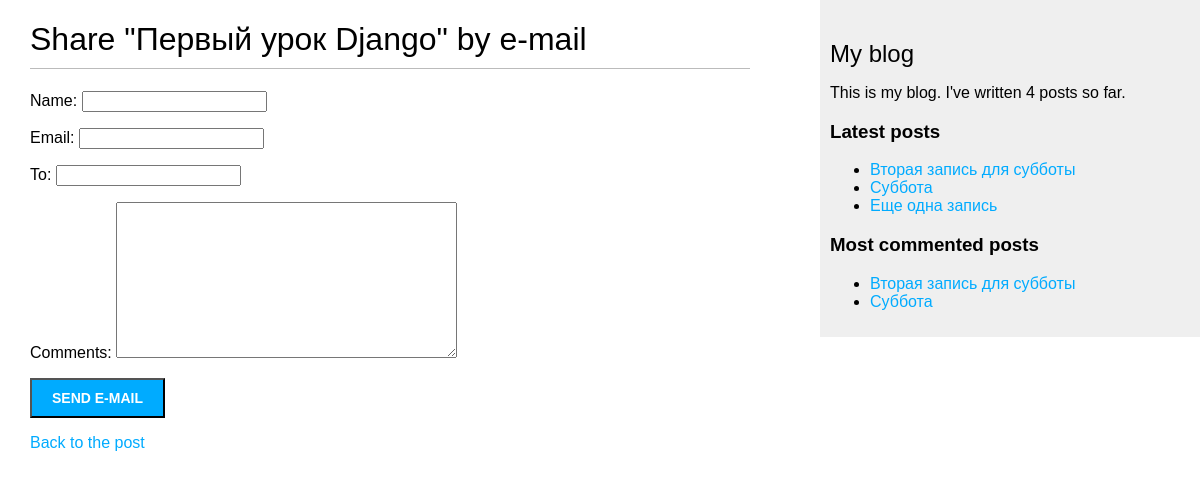
/blog/1/share/, run on an earlier commit of the app's database.
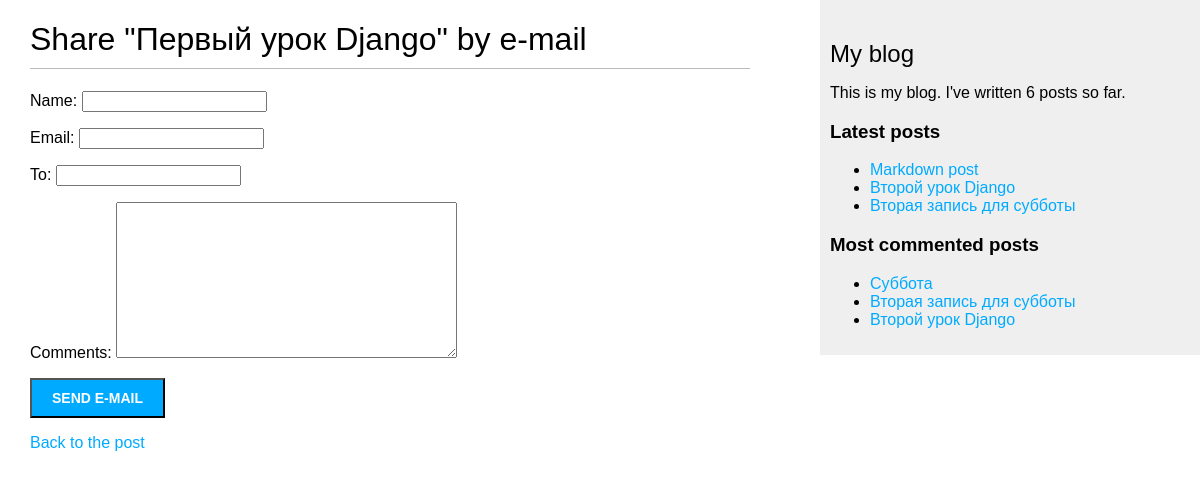
And on a later commit of the database.
### blog/models.py (models this page shows, shortened)
class Post(models.Model):
    class Status(models.TextChoices):
        DRAFT = 'DF', 'Draft'
        PUBLISHED = 'PB', 'Published'
    title = models.CharField(max_length=250)
    slug = models.SlugField(max_length=250, unique_for_date='publish')
    author = models.ForeignKey(User, on_delete=models.CASCADE, related_name='blog_posts')
    body = models.TextField()
    publish = models.DateTimeField(default=timezone.now)
    created = models.DateTimeField(auto_now_add=True)
    updated = models.DateTimeField(auto_now=True)
    status = models.CharField(max_length=2, choices=Status.choices, default=Status.DRAFT)
    objects = models.Manager()
    published = PublishedManager()
    tags = TaggableManager()
    class Meta:
        ordering = ['-publish']
        indexes = [
            models.Index(fields=['-publish']),
        ]
    def get_absolute_url(self):
        return reverse('blog:post_detail', args=[self.publish.year,
                                                 self.publish.month,
                                                 self.publish.day,
                                                 self.slug])

### blog/views.py (the view)
def post_share(request, post_id):
    post = get_object_or_404(Post,
                             id=post_id,
                             status=Post.Status.PUBLISHED)
    sent = False
    if request.method == 'POST':
        form = EmailPostForm(request.POST)
        if form.is_valid():
            cd = form.cleaned_data
            post_url = request.build_absolute_uri(
                post.get_absolute_url())
            subject = f"{cd['name']} recommends you read " \
                      f"{post.title}"
            message = f"Read {post.title} at {post_url}\n\n" \
                      f"{cd['name']}\'s ({cd['email']}) comments: {cd['comments']}"
            send_mail(subject, message, settings.EMAIL_HOST_USER,
                      [cd['to']])
            sent = True
    else:
        form = EmailPostForm()
    return render(request, 'blog/post/share.html', {'post': post,
                                                    'form': form,
                                                    'sent': sent})

### blog/forms.py
class EmailPostForm(forms.Form):
    name = forms.CharField(max_length=25)
    email = forms.EmailField()
    to = forms.EmailField()
    comments = forms.CharField(required=False, widget=forms.Textarea)

### blog/models.py (called while the page is built)
    def get_queryset(self):
        return super().get_queryset().filter(status=Post.Status.PUBLISHED)

### blog/templatetags/blog_tags.py (called while the page is built)
@register.simple_tag
def total_posts():
    return Post.published.count()

@register.inclusion_tag('blog/post/latest_posts.html')
def show_latest_posts(count=5):
    latest_posts = Post.published.order_by('-publish')[:count]
    return {'latest_posts': latest_posts}

@register.simple_tag
def get_most_commented_posts(count=5):
    return Post.published.annotate(
        total_comments=Count('comments')
    ).exclude(total_comments=0).order_by('-total_comments')[:count]

### templates/blog/post/share.html (shortened to what this page needs)
{% extends "blog/base.html" %}
{% block content %}
    {% if sent %}
        <h1>E-mail successfully sent</h1>
        <p>
            "{{ post.title }}" was successfully sent
            to {{ form.cleaned_data.to }}.
        </p>
    {% else %}
        <h1>Share "{{ post.title }}" by e-mail</h1>
        <form method="post">
            {{ form.as_p }}
            <input type="submit" value="Send e-mail">
        </form>
    {% endif %}
    <p><a href="{{ post.get_absolute_url }}">Back to the post</a></p>
{% endblock %}

### templates/blog/base.html (shortened to what this page needs)
{% load blog_tags %}
{% load static %}
<!DOCTYPE html>
<html>
<head>
    <link href="{% static 'css/blog.css' %}" rel="stylesheet">
</head>
<body>
<div id="content">
    {% block content %}
    {% endblock %}
</div>
<div id="sidebar">
    <h2>My blog</h2>
    <p>
        This is my blog.
        I've written {% total_posts %} posts so far.
    </p>
    <h3>Latest posts</h3>
    {% show_latest_posts 3 %}
    <h3>Most commented posts</h3>
      {% get_most_commented_posts as most_commented_posts %}
      <ul>
         {% for post in most_commented_posts %}
         <li>
            <a href="{{ post.get_absolute_url }}">{{ post.title }}</a>
         </li>
         {% endfor %}
      </ul>
</div>
</body>
</html>

### templates/blog/post/latest_posts.html
<ul>
    {% for post in latest_posts %}
        <li>
            <a href="{{ post.get_absolute_url }}">{{ post.title }}</a>
        </li>
    {% endfor %}
</ul>

### blog/static/css/blog.css (style rules this page uses)
body { margin: 0; padding: 0; font-family: helvetica, sans-serif; }
a { color: #00abff; text-decoration: none; }
h1 { font-weight: normal; border-bottom: 1px solid #bbb; padding: 0 0 10px 0; }
h2 { font-weight: normal; margin: 30px 0 0; }
#content { float: left; width: 60%; padding: 0 0 0 30px; }
#sidebar { float: right; width: 30%; padding: 10px; background: #efefef; height: 100%; }
input[type=submit] { font-weight: bold; background: #00abff; color: #fff; padding: 10px 20px; font-size: 14px; text-transform: uppercase; }

What changed in the data, as far as the page shows it:
no longer on this page (row unchanged): Post: title "Еще одна запись", shown under "Latest posts"
no longer on one of the page's lists (row unchanged): Post: title "Суббота"
added Post: title "Markdown post", shown under "Latest posts"
added Post: title "Второй урок Django"
shown differently, row unchanged: Post "Суббота": moves up the list
Also different on the page:
text no longer shown: "4"
text now shown: "6"
